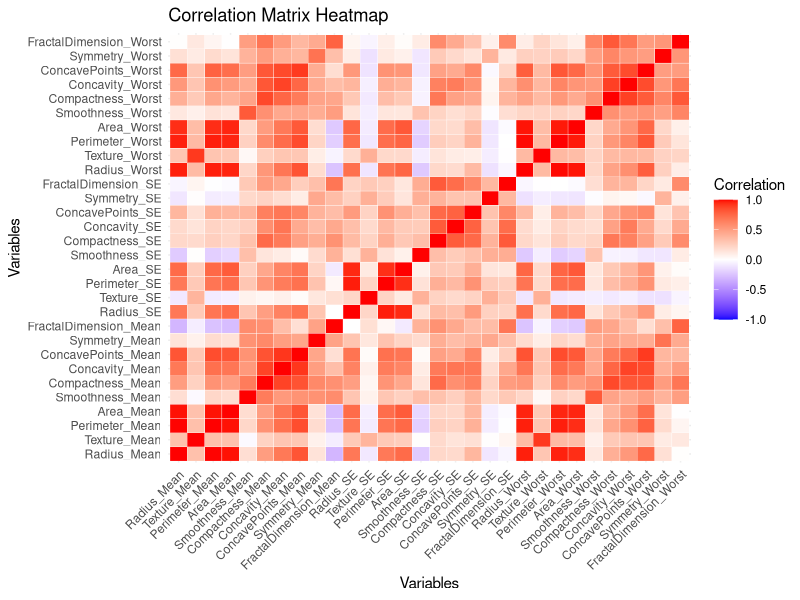
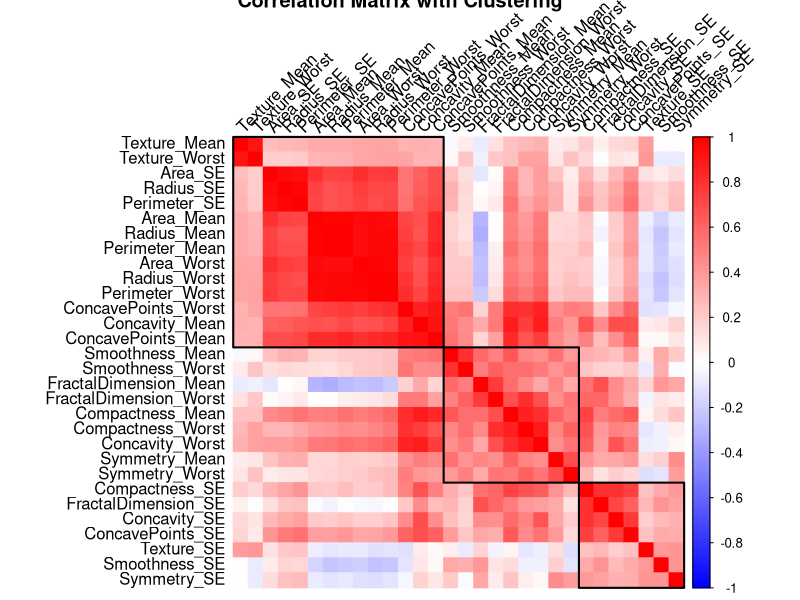
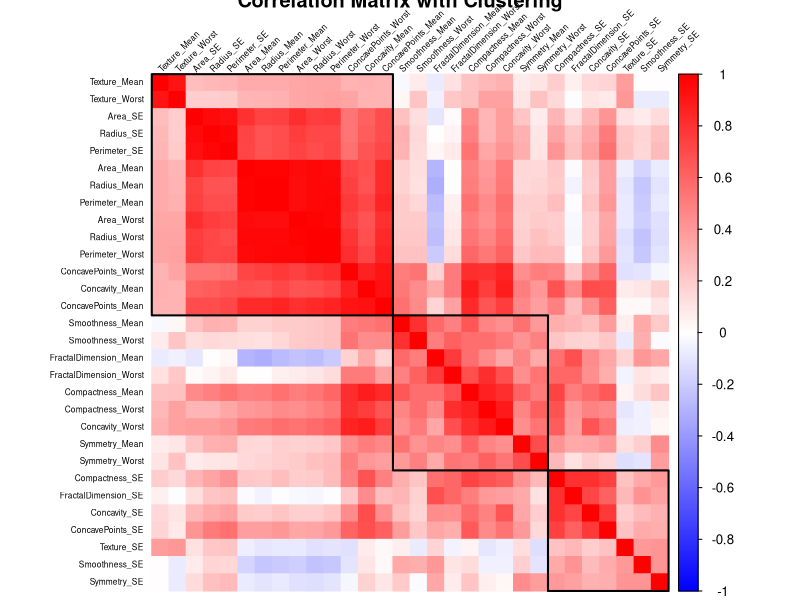

These figures' R source, in order:
# Load necessary libraries
library(ggplot2)
library(reshape2)

# Load the dataset
data <- read.csv("BreastCancerData.csv")

# Select only numeric columns (exclude any non-numeric columns like IDs or labels)
numeric_data <- data[sapply(data, is.numeric)]


numeric_data$ID=NULL
# Compute the correlation matrix
cor_matrix <- cor(numeric_data, use = "complete.obs")

# Melt the correlation matrix for ggplot
melted_cor_matrix <- melt(cor_matrix)

# Create the heatmap using ggplot2
heatmap <- ggplot(data = melted_cor_matrix, aes(x = Var1, y = Var2, fill = value)) +
  geom_tile(color = "white") +
  scale_fill_gradient2(low = "blue", high = "red", mid = "white", midpoint = 0, limit = c(-1, 1), 
                       name = "Correlation") +
  theme_minimal() + 
  theme(axis.text.x = element_text(angle = 45, vjust = 1, hjust = 1)) +
  labs(title = "Correlation Matrix Heatmap", x = "Variables", y = "Variables")

# Display the heatmap
print(heatmap)

install.packages("corrplot")

# Load the library
library(corrplot)


# Plot the correlation matrix with hierarchical clustering
corrplot(cor_matrix, method = "color", order = "hclust",
         addrect = 3, # Draw rectangles around 3 clusters
         tl.col = "black", tl.srt = 45, # Adjust text color and rotation
         col = colorRampPalette(c("blue", "white", "red"))(200),
         title = "Correlation Matrix with Clustering")

corrplot(cor_matrix, method = "color", order = "hclust",
         addrect = 3, # Draw rectangles around clusters
         tl.col = "black", # Text color
         tl.srt = 45, # Rotate text for better readability
         tl.cex = 0.5, # Adjust text size (smaller value for smaller text)
         col = colorRampPalette(c("blue", "white", "red"))(200),
         title = "Correlation Matrix with Clustering")
